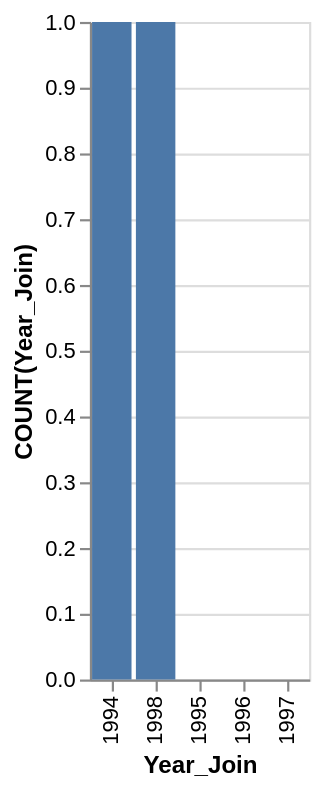

The Vega-Lite source for this figure:
### Vega-Lite specification from a JSON file in a GitHub repository (floating-point values rounded to 4 significant figures)
{"data": {"values": [{"x_data": "1994", "y_data": 1}, {"x_data": "1995", "y_data": 0}, {"x_data": "1996", "y_data": 0}, {"x_data": "1997", "y_data": 0}, {"x_data": "1998", "y_data": 1}]}, "mark": "bar", "encoding": {"x": {"field": "x_data", "type": "nominal", "title": "Year_Join", "sort": {"op": "sum", "field": "y_data", "order": "descending"}}, "y": {"field": "y_data", "type": "quantitative", "title": "COUNT(Year_Join)"}}}
